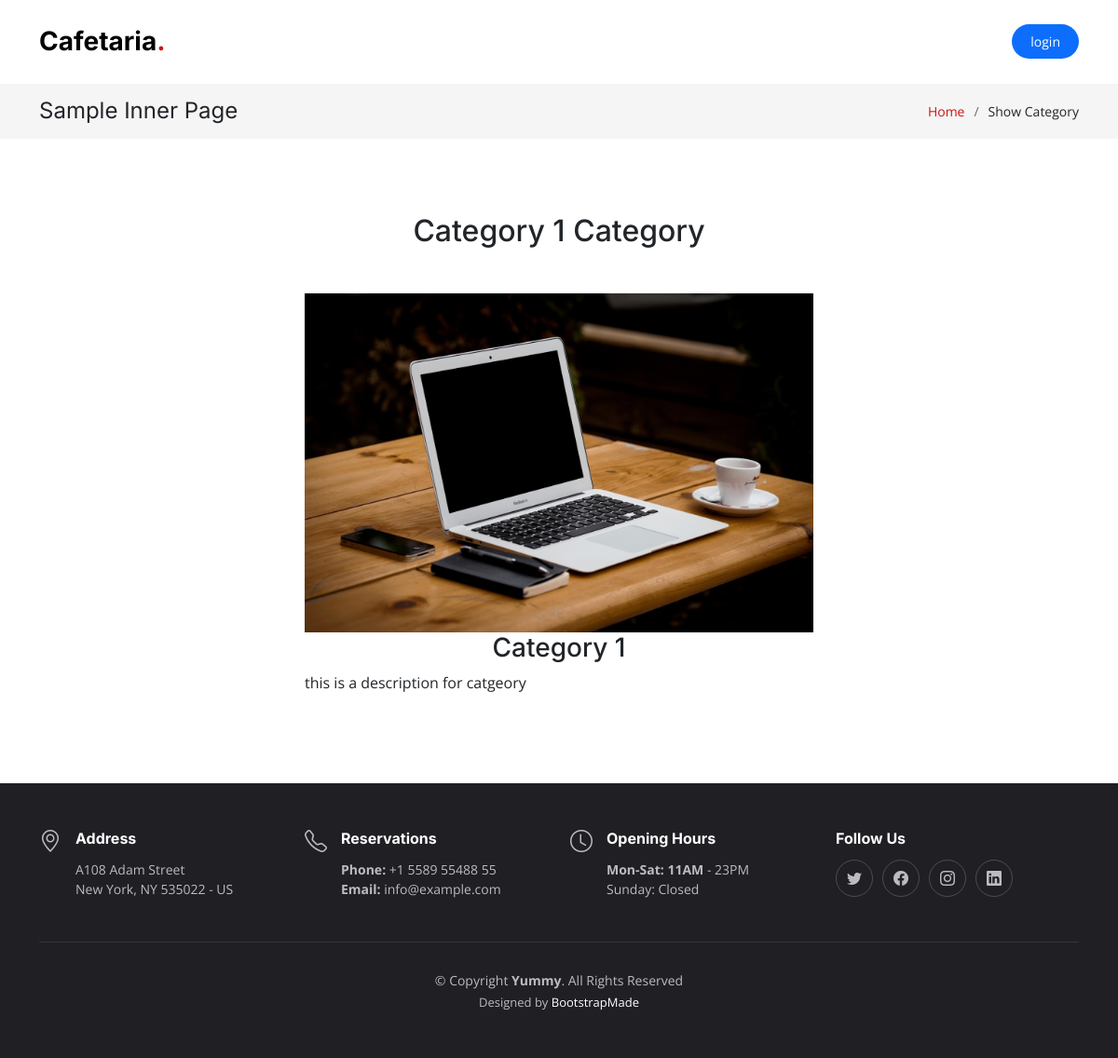
The page /views/Category/show.php?id=1 on the database its author committed.
### tables this page shows
CREATE TABLE `category` (
  `id` int(11) NOT NULL,
  `name` varchar(30) NOT NULL,
  `description` text DEFAULT NULL,
  `image` varchar(255) DEFAULT NULL
);

### controllers/categoryController.php (called while the page is built, shortened)
<?php
class Category
{
  public function show($id)
  {
    global $conn;
    $sql = "SELECT category.*
      FROM category
      WHERE category.id = '$id'";
    $result = $conn->query($sql);
    if ($result->num_rows == 1) {
      $category = $result->fetch_assoc();
      return $category;
    } else {
      return false;
    }
  }
}

### views/Category/show.php (the view, shortened to what this page needs)
<!DOCTYPE html>
<html lang="en">
<head>
    <link href="../../assets/vendor/bootstrap/css/bootstrap.min.css" rel="stylesheet" />
    <link href="../../assets/vendor/bootstrap-icons/bootstrap-icons.css" rel="stylesheet" />
    <link href="../../assets/vendor/aos/aos.css" rel="stylesheet" />
    <link href="../../assets/vendor/glightbox/css/glightbox.min.css" rel="stylesheet" />
    <link href="../../assets/vendor/swiper/swiper-bundle.min.css" rel="stylesheet" />
    <link rel="stylesheet" href="https://cdn.jsdelivr.net/npm/bootstrap@5.2.2/dist/css/bootstrap.min.css">
    <link href="../../assets/css/main.css" rel="stylesheet" />
</head>
<?php
include('../../includes/navbar.php');
?>
<?php
include('../../controllers/DBController.php');
include('../../controllers/CategoryController.php');
$id = $_GET['id'];
$category = new Category();
$category = $category->show($id);
?>
<main id="main">
    <div class="breadcrumbs">
        <div class="container">
            <div class="d-flex justify-content-between align-items-center">
                <h2>Sample Inner Page</h2>
                <ol>
                    <li><a href="index.html">Home</a></li>
                    <li>Show Category</li>
                </ol>
            </div>
        </div>
    </div>
    <section class="sample-page">
        <h2 class="text-center"> <?php echo $category['name']; ?> Category</h2>
        <div class="container mt-5">
            <div class="row">
                <div class="col-md-6 m-auto">
                    <img src="../../uploads/<?php echo $category['image']; ?>" class="w-100" alt="1.jpg" title="Laptop">
                    <h3 class="text-center">
                        <?php echo $category['name'];  ?>
                    </h3>
                    <p class="price">
                        <?php echo $category['description']; ?>
                    </p>
                </div>
            </div>
        </div>
    </section>
</main>
<?php include('../../includes/footer.php');

### assets/css/main.css (style rules this page uses)
:root { --font-default: "Open Sans", system-ui, -apple-system, "Segoe UI", Roboto, "Helvetica Neue", Arial, "Noto Sans", "Liberation Sans", sans-serif, "Apple Color Emoji", "Segoe UI Emoji", "Segoe UI Symbol", "Noto Color Emoji"; --font-primary: "Amatic SC", sans-serif; --font-secondary: "Inter", sans-serif; }
:root { --color-default: #212529; --color-primary: #ce1212; --color-secondary: #37373f; }
:root { scroll-behavior: smooth; }
body { font-family: var(--font-default); color: var(--color-default); }
a { color: var(--color-primary); text-decoration: none; }
h1, h2, h3, h4, h5, h6 { font-family: var(--font-secondary); }
section { overflow: hidden; padding: 80px 0; }
.breadcrumbs { padding: 15px 0; background: rgba(55, 55, 63, 0.05); margin-top: 90px; }
.breadcrumbs h2 { font-size: 24px; font-weight: 400; margin: 0; }
.breadcrumbs ol { display: flex; flex-wrap: wrap; list-style: none; padding: 0; margin: 0; font-size: 14px; }
.breadcrumbs ol li+li { padding-left: 10px; }
.breadcrumbs ol li+li::before { display: inline-block; padding-right: 10px; color: #676775; content: "/"; }
section { scroll-margin-top: 90px; }

### rows shown on the page
category: name "Category 1", image (picture), description "this is a description for catgeory"
